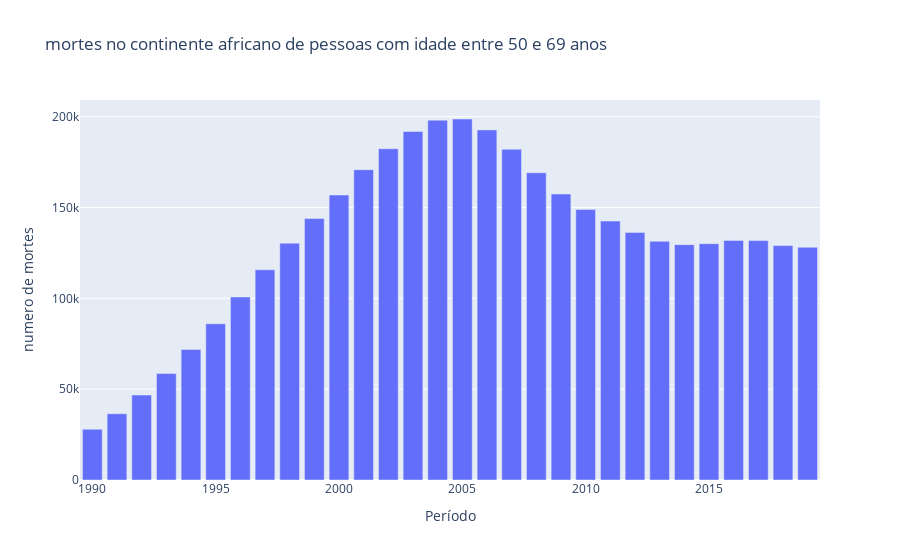

This figure's notebook cell:
### Code cell
data = [go.Bar(x=africa_df['Year'].values,
               y=soma_por_ano_africa['Deaths - HIV/AIDS - Sex: Both - Age: 50-69 years (Number)'])]
               

#criando layout
configuracoes_layout = go.Layout(title='mortes no continente africano de pessoas com idade entre 50 e 69 anos',
                                 yaxis={'title': 'numero de mortes'},
                                 xaxis={'title': 'Período'})

#objeto figura

fig5 = go.Figure(data=data, layout=configuracoes_layout)

#plotando o grafico
py.iplot(fig5)

### Figure 1 — Plotly figure (JSON) as saved in the notebook; plotly's stock layout.template omitted (floating-point values rounded to 4 significant figures; data arrays with more than 128 entries replaced by an {"elided": "..."} marker saying what was removed)
{"data": [{"type": "bar", "x": {"elided": "1500 int values"}, "y": [27915, 36488, 46766, 58592, 71810, 85989, 100756, 115712, 130374, 143913, 156889, 170820, 182361, 191867, 198119, 198739, 192741, 182074, 169125, 157419, 148946, 142549, 136319, 131404, 129567, 130104, 131914, 131796, 129039, 128139]}], "layout": {"title": {"text": "mortes no continente africano de pessoas com idade entre 50 e 69 anos"}, "xaxis": {"title": {"text": "Período"}}, "yaxis": {"title": {"text": "numero de mortes"}}}}
